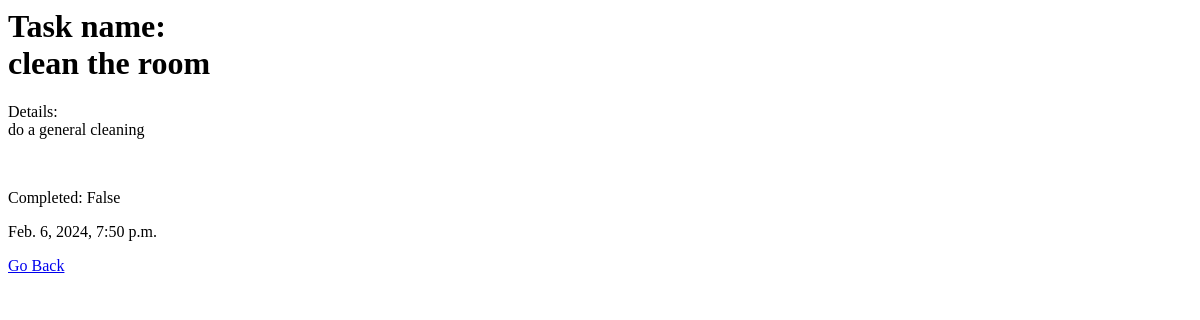
The app's page /task/3/ (signed in), older data.
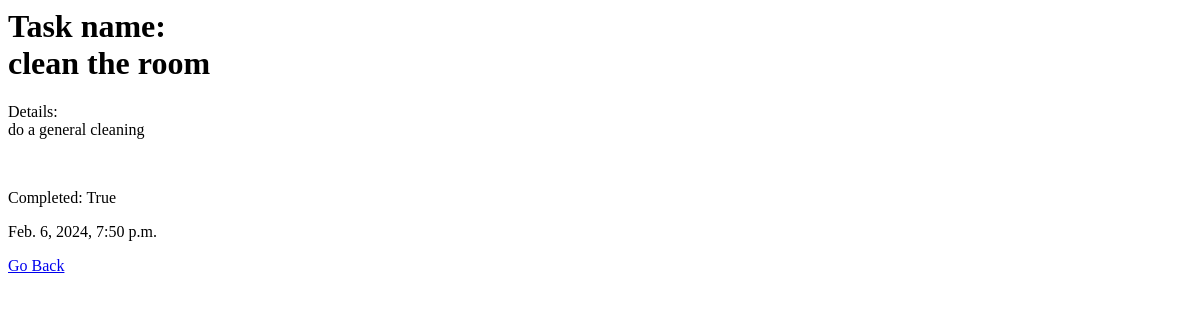
The same page, newer data.
### todo/models.py (models this page shows, shortened)
class Task(models.Model):
    user = models.ForeignKey(User, on_delete=models.CASCADE, null=True, blank=True)
    title = models.CharField(max_length=200, null=True)
    description = models.TextField(null=True)
    complete = models.BooleanField(default=False)
    created = models.DateTimeField(auto_now_add=True)
    class Meta:
        ordering = ['complete']

### todo/views.py (the view)
# urls.py: path('task/<int:pk>/', TaskDetail.as_view(), name='task'),
class TaskDetail(LoginRequiredMixin, DetailView):
    model = Task
    context_object_name = 'task'

### todo/templates/todo/task_detail.html (shortened to what this page needs)
<h1>Task name: <br> {{task.title}}</h1>
<p>Details: <br>{{task.description}}</p>
<p>Completed: {{task.complete}}</p>
<p>{{task.created}}</p>
<a href="{% url 'tasks' %}">Go Back</a>

Row changes from the older to the newer data that the page shows:
changed Task "clean the room": complete "False" → "True"
